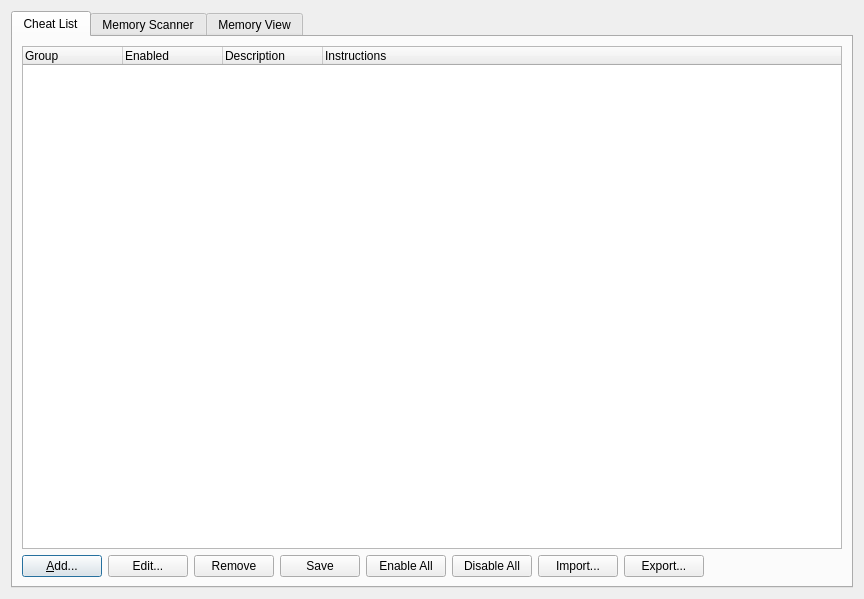
<?xml version="1.0" encoding="UTF-8"?>
<ui version="4.0">
 <class>CheatManagerDialog</class>
 <widget class="QDialog" name="CheatManagerDialog">
  <property name="geometry">
   <rect>
    <x>0</x>
    <y>0</y>
    <width>864</width>
    <height>599</height>
   </rect>
  </property>
  <property name="windowTitle">
   <string>Cheat Manager</string>
  </property>
  <layout class="QGridLayout" name="gridLayout">
   <item row="0" column="0">
    <widget class="QTabWidget" name="tabWidget">
     <property name="currentIndex">
      <number>0</number>
     </property>
     <widget class="QWidget" name="tab">
      <attribute name="title">
       <string>Cheat List</string>
      </attribute>
      <layout class="QGridLayout" name="gridLayout_2">
       <item row="1" column="0">
        <layout class="QHBoxLayout" name="horizontalLayout">
         <item>
          <widget class="QPushButton" name="cheatListAdd">
           <property name="text">
            <string>&amp;Add...</string>
           </property>
          </widget>
         </item>
         <item>
          <widget class="QPushButton" name="pushButton">
           <property name="text">
            <string>Edit...</string>
           </property>
          </widget>
         </item>
         <item>
          <widget class="QPushButton" name="cheatListRemove">
           <property name="text">
            <string>Remove</string>
           </property>
          </widget>
         </item>
         <item>
          <widget class="QPushButton" name="cheatListSave">
           <property name="text">
            <string>Save</string>
           </property>
          </widget>
         </item>
         <item>
          <widget class="QPushButton" name="cheatListEnableAll">
           <property name="text">
            <string>Enable All</string>
           </property>
          </widget>
         </item>
         <item>
          <widget class="QPushButton" name="cheatListDisableAll">
           <property name="text">
            <string>Disable All</string>
           </property>
          </widget>
         </item>
         <item>
          <widget class="QPushButton" name="cheatListImport">
           <property name="text">
            <string>Import...</string>
           </property>
          </widget>
         </item>
         <item>
          <widget class="QPushButton" name="cheatListExport">
           <property name="text">
            <string>Export...</string>
           </property>
          </widget>
         </item>
         <item>
          <spacer name="horizontalSpacer">
           <property name="orientation">
            <enum>Qt::Horizontal</enum>
           </property>
           <property name="sizeHint" stdset="0">
            <size>
             <width>40</width>
             <height>20</height>
            </size>
           </property>
          </spacer>
         </item>
        </layout>
       </item>
       <item row="0" column="0">
        <widget class="QTreeWidget" name="cheatList">
         <property name="selectionMode">
          <enum>QAbstractItemView::SingleSelection</enum>
         </property>
         <property name="selectionBehavior">
          <enum>QAbstractItemView::SelectRows</enum>
         </property>
         <column>
          <property name="text">
           <string>Group</string>
          </property>
         </column>
         <column>
          <property name="text">
           <string>Enabled</string>
          </property>
         </column>
         <column>
          <property name="text">
           <string>Description</string>
          </property>
         </column>
         <column>
          <property name="text">
           <string>Instructions</string>
          </property>
         </column>
        </widget>
       </item>
      </layout>
     </widget>
     <widget class="QWidget" name="tab_2">
      <attribute name="title">
       <string>Memory Scanner</string>
      </attribute>
      <layout class="QGridLayout" name="gridLayout_3">
       <item row="0" column="0">
        <widget class="QSplitter" name="splitter">
         <property name="orientation">
          <enum>Qt::Vertical</enum>
         </property>
         <widget class="QWidget" name="">
          <layout class="QHBoxLayout" name="horizontalLayout_5">
           <item>
            <widget class="QTableWidget" name="scanTable">
             <property name="alternatingRowColors">
              <bool>true</bool>
             </property>
             <property name="selectionMode">
              <enum>QAbstractItemView::SingleSelection</enum>
             </property>
             <property name="selectionBehavior">
              <enum>QAbstractItemView::SelectRows</enum>
             </property>
             <property name="showGrid">
              <bool>false</bool>
             </property>
             <attribute name="horizontalHeaderHighlightSections">
              <bool>false</bool>
             </attribute>
             <attribute name="verticalHeaderVisible">
              <bool>false</bool>
             </attribute>
             <column>
              <property name="text">
               <string>Address</string>
              </property>
             </column>
             <column>
              <property name="text">
               <string>Value</string>
              </property>
             </column>
             <column>
              <property name="text">
               <string>Previous Value</string>
              </property>
             </column>
            </widget>
           </item>
           <item>
            <layout class="QVBoxLayout" name="verticalLayout">
             <item>
              <widget class="QGroupBox" name="groupBox_2">
               <property name="title">
                <string>Search Parameters</string>
               </property>
               <layout class="QFormLayout" name="formLayout">
                <item row="0" column="0">
                 <widget class="QLabel" name="label">
                  <property name="text">
                   <string>Value:</string>
                  </property>
                 </widget>
                </item>
                <item row="0" column="1">
                 <layout class="QHBoxLayout" name="horizontalLayout_2">
                  <item>
                   <widget class="QLineEdit" name="scanValue"/>
                  </item>
                  <item>
                   <widget class="QComboBox" name="scanValueSigned">
                    <item>
                     <property name="text">
                      <string>Signed</string>
                     </property>
                    </item>
                    <item>
                     <property name="text">
                      <string>Unsigned</string>
                     </property>
                    </item>
                   </widget>
                  </item>
                  <item>
                   <widget class="QComboBox" name="scanValueBase">
                    <item>
                     <property name="text">
                      <string>Decimal</string>
                     </property>
                    </item>
                    <item>
                     <property name="text">
                      <string>Hex</string>
                     </property>
                    </item>
                   </widget>
                  </item>
                 </layout>
                </item>
                <item row="2" column="0">
                 <widget class="QLabel" name="label_3">
                  <property name="text">
                   <string>Data Size:</string>
                  </property>
                 </widget>
                </item>
                <item row="2" column="1">
                 <widget class="QComboBox" name="scanSize">
                  <property name="currentIndex">
                   <number>2</number>
                  </property>
                  <item>
                   <property name="text">
                    <string>Byte (1 byte)</string>
                   </property>
                  </item>
                  <item>
                   <property name="text">
                    <string>Halfword (2 bytes)</string>
                   </property>
                  </item>
                  <item>
                   <property name="text">
                    <string>Word (4 bytes)</string>
                   </property>
                  </item>
                 </widget>
                </item>
                <item row="4" column="0">
                 <widget class="QLabel" name="label_2">
                  <property name="text">
                   <string>Operator:</string>
                  </property>
                 </widget>
                </item>
                <item row="4" column="1">
                 <widget class="QComboBox" name="scanOperator">
                  <item>
                   <property name="text">
                    <string>Equal to...</string>
                   </property>
                  </item>
                  <item>
                   <property name="text">
                    <string>Not Equal to...</string>
                   </property>
                  </item>
                  <item>
                   <property name="text">
                    <string>Greater Than...</string>
                   </property>
                  </item>
                  <item>
                   <property name="text">
                    <string>Greater or Equal...</string>
                   </property>
                  </item>
                  <item>
                   <property name="text">
                    <string>Less Than...</string>
                   </property>
                  </item>
                  <item>
                   <property name="text">
                    <string>Less or Equal...</string>
                   </property>
                  </item>
                  <item>
                   <property name="text">
                    <string>Increased By...</string>
                   </property>
                  </item>
                  <item>
                   <property name="text">
                    <string>Decreased By...</string>
                   </property>
                  </item>
                  <item>
                   <property name="text">
                    <string>Changed By...</string>
                   </property>
                  </item>
                  <item>
                   <property name="text">
                    <string>Equal to Previous</string>
                   </property>
                  </item>
                  <item>
                   <property name="text">
                    <string>Not Equal to Previous</string>
                   </property>
                  </item>
                  <item>
                   <property name="text">
                    <string>Greater Than Previous</string>
                   </property>
                  </item>
                  <item>
                   <property name="text">
                    <string>Greater or Equal to Previous</string>
                   </property>
                  </item>
                  <item>
                   <property name="text">
                    <string>Less Than Previous</string>
                   </property>
                  </item>
                  <item>
                   <property name="text">
                    <string>Less or Equal to Previous</string>
                   </property>
                  </item>
                 </widget>
                </item>
                <item row="5" column="0">
                 <widget class="QLabel" name="label_4">
                  <property name="text">
                   <string>Start Address:</string>
                  </property>
                 </widget>
                </item>
                <item row="5" column="1">
                 <widget class="QLineEdit" name="scanStartAddress"/>
                </item>
                <item row="6" column="0">
                 <widget class="QLabel" name="label_5">
                  <property name="text">
                   <string>End Address:</string>
                  </property>
                 </widget>
                </item>
                <item row="6" column="1">
                 <widget class="QLineEdit" name="scanEndAddress"/>
                </item>
               </layout>
              </widget>
             </item>
             <item>
              <layout class="QHBoxLayout" name="horizontalLayout_3">
               <item>
                <widget class="QPushButton" name="scanNewSearch">
                 <property name="text">
                  <string>New Search</string>
                 </property>
                </widget>
               </item>
               <item>
                <widget class="QPushButton" name="scanSearchAgain">
                 <property name="enabled">
                  <bool>false</bool>
                 </property>
                 <property name="text">
                  <string>Search Again</string>
                 </property>
                </widget>
               </item>
               <item>
                <widget class="QPushButton" name="scanResetSearch">
                 <property name="enabled">
                  <bool>false</bool>
                 </property>
                 <property name="text">
                  <string>Clear Results</string>
                 </property>
                </widget>
               </item>
              </layout>
             </item>
             <item>
              <spacer name="verticalSpacer">
               <property name="orientation">
                <enum>Qt::Vertical</enum>
               </property>
               <property name="sizeHint" stdset="0">
                <size>
                 <width>20</width>
                 <height>40</height>
                </size>
               </property>
              </spacer>
             </item>
            </layout>
           </item>
          </layout>
         </widget>
         <widget class="QWidget" name="">
          <layout class="QVBoxLayout" name="verticalLayout_2">
           <item>
            <widget class="QTableWidget" name="watchTable">
             <property name="alternatingRowColors">
              <bool>true</bool>
             </property>
             <property name="selectionMode">
              <enum>QAbstractItemView::SingleSelection</enum>
             </property>
             <property name="selectionBehavior">
              <enum>QAbstractItemView::SelectRows</enum>
             </property>
             <property name="showGrid">
              <bool>false</bool>
             </property>
             <attribute name="horizontalHeaderHighlightSections">
              <bool>false</bool>
             </attribute>
             <attribute name="verticalHeaderVisible">
              <bool>false</bool>
             </attribute>
             <column>
              <property name="text">
               <string>Freeze</string>
              </property>
             </column>
             <column>
              <property name="text">
               <string>Description</string>
              </property>
             </column>
             <column>
              <property name="text">
               <string>Address</string>
              </property>
             </column>
             <column>
              <property name="text">
               <string>Type</string>
              </property>
             </column>
             <column>
              <property name="text">
               <string>Value</string>
              </property>
             </column>
            </widget>
           </item>
           <item>
            <layout class="QHBoxLayout" name="horizontalLayout_4">
             <item>
              <widget class="QPushButton" name="scanAddWatch">
               <property name="enabled">
                <bool>false</bool>
               </property>
               <property name="text">
                <string>Add To Watch</string>
               </property>
              </widget>
             </item>
             <item>
              <widget class="QPushButton" name="scanAddManualAddress">
               <property name="text">
                <string>Add Manual Address</string>
               </property>
              </widget>
             </item>
             <item>
              <widget class="QPushButton" name="scanRemoveWatch">
               <property name="enabled">
                <bool>false</bool>
               </property>
               <property name="text">
                <string>Remove Watch</string>
               </property>
              </widget>
             </item>
             <item>
              <widget class="QPushButton" name="scanLoadWatch">
               <property name="enabled">
                <bool>false</bool>
               </property>
               <property name="text">
                <string>Load Watch</string>
               </property>
              </widget>
             </item>
             <item>
              <widget class="QPushButton" name="scanSaveWatch">
               <property name="enabled">
                <bool>false</bool>
               </property>
               <property name="text">
                <string>Save Watch</string>
               </property>
              </widget>
             </item>
             <item>
              <spacer name="horizontalSpacer_2">
               <property name="orientation">
                <enum>Qt::Horizontal</enum>
               </property>
               <property name="sizeHint" stdset="0">
                <size>
                 <width>40</width>
                 <height>20</height>
                </size>
               </property>
              </spacer>
             </item>
            </layout>
           </item>
          </layout>
         </widget>
        </widget>
       </item>
      </layout>
     </widget>
     <widget class="QWidget" name="tab_3">
      <attribute name="title">
       <string>Memory View</string>
      </attribute>
     </widget>
    </widget>
   </item>
  </layout>
 </widget>
 <resources/>
 <connections/>
</ui>
